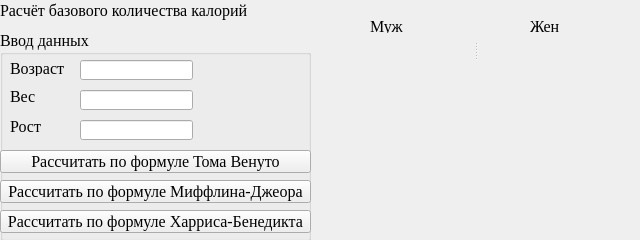
<?xml version="1.0" encoding="UTF-8"?>
<ui version="4.0">
 <class>MainWindow</class>
 <widget class="QMainWindow" name="MainWindow">
  <property name="geometry">
   <rect>
    <x>0</x>
    <y>0</y>
    <width>640</width>
    <height>240</height>
   </rect>
  </property>
  <property name="font">
   <font>
    <family>Times New Roman</family>
    <pointsize>12</pointsize>
   </font>
  </property>
  <property name="cursor">
   <cursorShape>ArrowCursor</cursorShape>
  </property>
  <property name="windowTitle">
   <string>MainWindow</string>
  </property>
  <widget class="QWidget" name="centralWidget">
   <widget class="QLabel" name="label">
    <property name="geometry">
     <rect>
      <x>0</x>
      <y>0</y>
      <width>641</width>
      <height>20</height>
     </rect>
    </property>
    <property name="text">
     <string>Расчёт базового количества калорий</string>
    </property>
   </widget>
   <widget class="QGroupBox" name="groupBox">
    <property name="geometry">
     <rect>
      <x>0</x>
      <y>30</y>
      <width>311</width>
      <height>211</height>
     </rect>
    </property>
    <property name="title">
     <string>Ввод данных</string>
    </property>
    <widget class="QLabel" name="label_2">
     <property name="geometry">
      <rect>
       <x>10</x>
       <y>30</y>
       <width>71</width>
       <height>16</height>
      </rect>
     </property>
     <property name="text">
      <string>Возраст</string>
     </property>
    </widget>
    <widget class="QLabel" name="label_3">
     <property name="geometry">
      <rect>
       <x>10</x>
       <y>60</y>
       <width>47</width>
       <height>13</height>
      </rect>
     </property>
     <property name="text">
      <string>Вес</string>
     </property>
    </widget>
    <widget class="QLabel" name="label_4">
     <property name="geometry">
      <rect>
       <x>10</x>
       <y>90</y>
       <width>47</width>
       <height>13</height>
      </rect>
     </property>
     <property name="text">
      <string>Рост</string>
     </property>
    </widget>
    <widget class="QLineEdit" name="vozrast">
     <property name="geometry">
      <rect>
       <x>80</x>
       <y>30</y>
       <width>113</width>
       <height>20</height>
      </rect>
     </property>
    </widget>
    <widget class="QLineEdit" name="ves">
     <property name="geometry">
      <rect>
       <x>80</x>
       <y>60</y>
       <width>113</width>
       <height>20</height>
      </rect>
     </property>
    </widget>
    <widget class="QLineEdit" name="rost">
     <property name="geometry">
      <rect>
       <x>80</x>
       <y>90</y>
       <width>113</width>
       <height>20</height>
      </rect>
     </property>
    </widget>
    <widget class="QPushButton" name="pushButton">
     <property name="geometry">
      <rect>
       <x>0</x>
       <y>120</y>
       <width>311</width>
       <height>23</height>
      </rect>
     </property>
     <property name="text">
      <string>Рассчитать по формуле Тома Венуто</string>
     </property>
    </widget>
    <widget class="QPushButton" name="pushButton_2">
     <property name="geometry">
      <rect>
       <x>0</x>
       <y>150</y>
       <width>311</width>
       <height>23</height>
      </rect>
     </property>
     <property name="text">
      <string>Рассчитать по формуле Миффлина-Джеора</string>
     </property>
    </widget>
    <widget class="QPushButton" name="pushButton_3">
     <property name="geometry">
      <rect>
       <x>0</x>
       <y>180</y>
       <width>311</width>
       <height>23</height>
      </rect>
     </property>
     <property name="text">
      <string>Рассчитать по формуле Харриса-Бенедикта</string>
     </property>
    </widget>
   </widget>
   <widget class="QLabel" name="label_5">
    <property name="geometry">
     <rect>
      <x>370</x>
      <y>20</y>
      <width>47</width>
      <height>13</height>
     </rect>
    </property>
    <property name="text">
     <string>Муж</string>
    </property>
   </widget>
   <widget class="QLabel" name="label_6">
    <property name="geometry">
     <rect>
      <x>530</x>
      <y>20</y>
      <width>47</width>
      <height>13</height>
     </rect>
    </property>
    <property name="text">
     <string>Жен</string>
    </property>
   </widget>
   <widget class="QSplitter" name="splitter">
    <property name="geometry">
     <rect>
      <x>310</x>
      <y>40</y>
      <width>331</width>
      <height>20</height>
     </rect>
    </property>
    <property name="orientation">
     <enum>Qt::Horizontal</enum>
    </property>
    <widget class="QLabel" name="mu">
     <property name="text">
      <string/>
     </property>
    </widget>
    <widget class="QLabel" name="zh">
     <property name="text">
      <string/>
     </property>
    </widget>
   </widget>
  </widget>
 </widget>
 <layoutdefault spacing="6" margin="11"/>
 <resources/>
 <connections/>
</ui>
